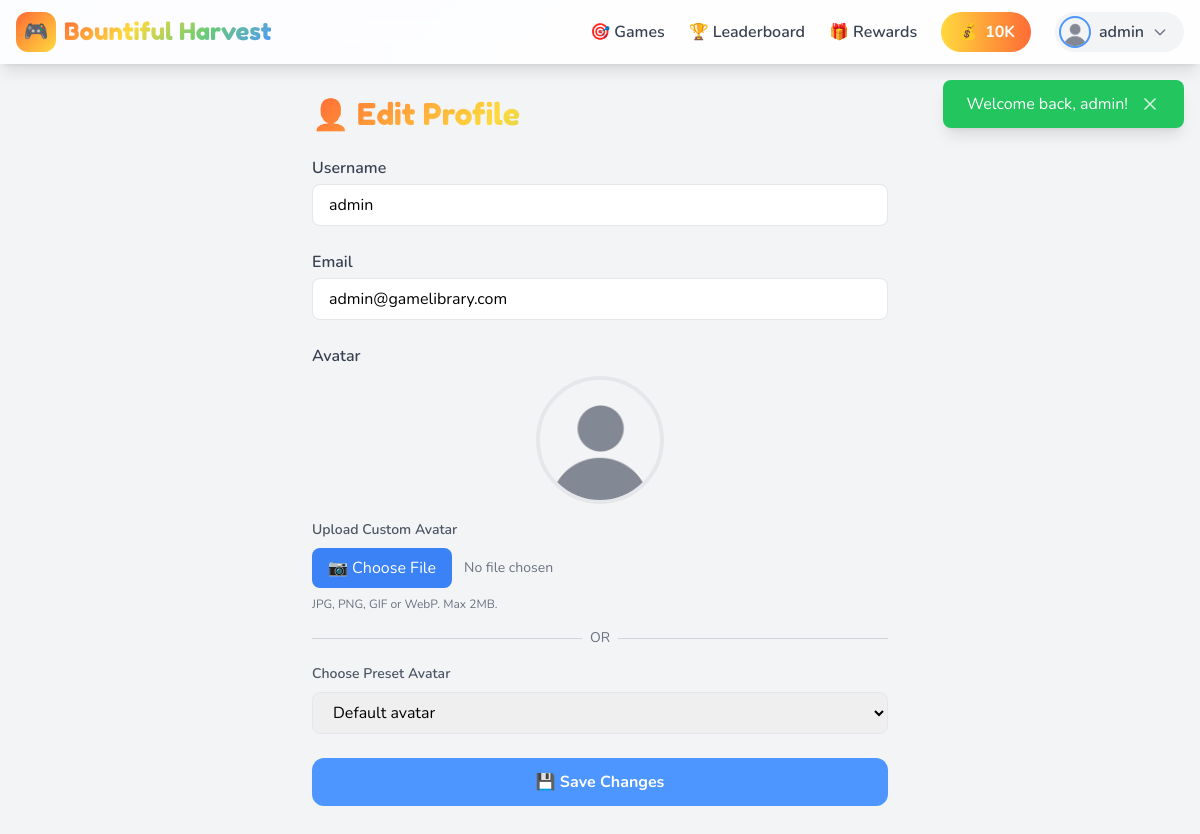
Page /profile/edit.php (signed in) on the committed database.
### tables this page shows
CREATE TABLE `wallet` (
  `id` int(10) UNSIGNED NOT NULL,
  `user_id` int(10) UNSIGNED NOT NULL,
  `balance` int(10) UNSIGNED DEFAULT 0,
  `total_earned` int(10) UNSIGNED DEFAULT 0,
  `total_spent` int(10) UNSIGNED DEFAULT 0,
  `last_transaction_at` timestamp NULL DEFAULT NULL,
  `created_at` timestamp NOT NULL DEFAULT current_timestamp(),
  `updated_at` timestamp NOT NULL DEFAULT current_timestamp() ON UPDATE current_timestamp()
);

CREATE TABLE `users` (
  `id` int(10) UNSIGNED NOT NULL,
  `username` varchar(50) NOT NULL,
  `email` varchar(100) NOT NULL,
  `password` varchar(255) NOT NULL,
  `role` enum('player','admin') DEFAULT 'player',
  `avatar` varchar(255) DEFAULT 'default-avatar.png',
  `status` enum('active','banned','suspended') DEFAULT 'active',
  `email_verified_at` timestamp NULL DEFAULT NULL,
  `remember_token` varchar(100) DEFAULT NULL,
  `last_login` timestamp NULL DEFAULT NULL,
  `login_attempts` int(10) UNSIGNED DEFAULT 0,
  `locked_until` timestamp NULL DEFAULT NULL,
  `created_at` timestamp NOT NULL DEFAULT current_timestamp(),
  `updated_at` timestamp NOT NULL DEFAULT current_timestamp() ON UPDATE current_timestamp()
);

### includes/functions.php (called while the page is built, shortened)
<?php
function baseUrl(string $path = ''): string {
    return rtrim(APP_URL, '/') . '/' . ltrim($path, '/');
}
function asset(string $path): string {
    return baseUrl('assets/' . ltrim($path, '/'));
}
function e(string $string): string {
    return htmlspecialchars($string, ENT_QUOTES, 'UTF-8');
}
function formatNumber(int $number): string {
    if ($number >= 1000) {
        return round($number / 1000, 1) . 'K';
    }
    return (string) $number;
}

### includes/auth.php (called while the page is built, shortened)
<?php
class Auth {
    private static ?array $user = null;
    public static function check(): bool {
        if (isset($_SESSION['user_id'])) {
            return true;
        }
        return false;
    }
    public static function user(): ?array {
        if (self::$user === null) {
            self::$user = Database::fetch(
                "SELECT u.*, w.balance as wallet_balance
                 FROM users u
                 LEFT JOIN wallet w ON u.id = w.user_id
                 WHERE u.id = ?",
                [$_SESSION['user_id']]
            );
        }
        return self::$user;
    }
}

### includes/database.php (called while the page is built, shortened)
<?php
class Database {
    private static ?PDO $instance = null;
    public static function getConnection(): PDO {
        if (self::$instance === null) {
            try {
                $dsn = sprintf(
                    "mysql:host=%s;dbname=%s;charset=%s",
                    DB_HOST,
                    DB_NAME,
                    DB_CHARSET
                );
                $options = [
                    PDO::ATTR_ERRMODE => PDO::ERRMODE_EXCEPTION,
                    PDO::ATTR_DEFAULT_FETCH_MODE => PDO::FETCH_ASSOC,
                    PDO::ATTR_EMULATE_PREPARES => false,
                    PDO::MYSQL_ATTR_INIT_COMMAND => "SET NAMES utf8mb4 COLLATE utf8mb4_unicode_ci"
                ];
                self::$instance = new PDO($dsn, DB_USER, DB_PASS, $options);
            } catch (PDOException $e) {
                if (APP_DEBUG) {
                    die("Database Connection Error: " . $e->getMessage());
                } else {
                    error_log("Database Connection Error: " . $e->getMessage());
                    die("A database error occurred. Please try again later.");
                }
            }
        }
        return self::$instance;
    }
    public static function db(): PDO {
        return self::getConnection();
    }
    public static function query(string $sql, array $params = []): PDOStatement {
        $stmt = self::db()->prepare($sql);
        $stmt->execute($params);
        return $stmt;
    }
    public static function fetch(string $sql, array $params = []): ?array {
        $result = self::query($sql, $params)->fetch();
        return $result ?: null;
    }
}

### profile/edit.php (the view, shortened to what this page needs)
<?php
require_once __DIR__.'/../includes/header.php';
$user = Auth::user();
?>
<div class="min-h-screen py-8 px-4 bg-gray-100">
    <div class="max-w-xl mx-auto">
        <h1 class="font-game text-3xl mb-6 gradient-text">👤 Edit Profile</h1>
        <form method="POST" enctype="multipart/form-data" class="space-y-6">
            <div>
                <label class="font-semibold text-gray-700 block mb-1">Username</label>
                <input type="text" name="username" required value="<?= e($user['username']) ?>"
                    pattern="[a-zA-Z0-9_]{3,20}"
                    title="3-20 characters, letters, numbers, and underscores only"
                    class="w-full px-4 py-2 border rounded-lg focus:border-blue-500 outline-none">
            </div>
            <div>
                <label class="font-semibold text-gray-700 block mb-1">Email</label>
                <input type="email" name="email" required value="<?= e($user['email']) ?>"
                    class="w-full px-4 py-2 border rounded-lg focus:border-blue-500 outline-none">
            </div>
            <div>
                <label class="font-semibold text-gray-700 block mb-2">Avatar</label>
                <div class="text-center mb-4">
                    <img src="<?= baseUrl('/assets/images/avatars/' . ($user['avatar'] ?? 'default-avatar.png')) ?>"
                         alt="Current Avatar"
                         id="avatarPreview"
                         class="w-32 h-32 rounded-full object-cover mx-auto mb-4 border-4 border-gray-200"
                         onerror="this.src='<?= baseUrl('/assets/images/avatars/default-avatar.png') ?>'">
                </div>
                <div class="mb-4">
                    <label class="block text-sm font-semibold text-gray-600 mb-2">Upload Custom Avatar</label>
                    <div class="flex items-center gap-3">
                        <label class="cursor-pointer bg-blue-500 text-white px-4 py-2 rounded-lg hover:bg-blue-600 inline-block transition-colors">
                            📷 Choose File
                        </label>
                        <span id="fileName" class="text-sm text-gray-500">No file chosen</span>
                    </div>
                    <p class="text-xs text-gray-500 mt-2">JPG, PNG, GIF or WebP. Max 2MB.</p>
                </div>
                <div class="relative my-4">
                    <div class="absolute inset-0 flex items-center">
                    </div>
                    <div class="relative flex justify-center text-sm">
                        <span class="px-2 bg-gray-100 text-gray-500">OR</span>
                    </div>
                </div>
                <div>
                    <label class="block text-sm font-semibold text-gray-600 mb-2">Choose Preset Avatar</label>
                    <select name="avatar_preset"
                            class="w-full px-4 py-2 border rounded-lg focus:border-blue-500 outline-none"
                            onchange="selectPresetAvatar(this)">
                        <?php
                        $avatars = glob(__DIR__.'/../assets/images/avatars/*.png');
                        foreach ($avatars as $path):
                            $fname = basename($path);
                        ?>
                            <option value="<?= $fname ?>" <?= $user['avatar'] === $fname ? 'selected' : '' ?>>
                                <?= ucfirst(str_replace(['-', '.png'], [' ', ''], $fname)) ?>
                            </option>
                        <?php endforeach; ?>
                    </select>
                </div>
            </div>
            <button type="submit" class="w-full bg-friv-blue text-white font-bold py-3 rounded-xl hover:bg-blue-700 transition-colors">
                💾 Save Changes
            </button>
        </form>
    </div>
</div>
<?php require_once __DIR__.'/../includes/footer.php'; ?>

### includes/navbar.php (shortened to what this page needs)
<nav class="fixed top-0 left-0 right-0 z-40 bg-white/90 backdrop-blur-md shadow-lg">
    <div class="max-w-7xl mx-auto px-4">
        <div class="flex items-center justify-between h-16">
            <a href="<?= baseUrl() ?>" class="flex items-center gap-2 group">
                <div class="w-10 h-10 bg-gradient-to-br from-friv-orange to-friv-yellow rounded-xl flex items-center justify-center transform group-hover:rotate-12 transition-transform">
                    <span class="text-white text-xl">🎮</span>
                </div>
                <span class="font-game text-2xl gradient-text hidden sm:block"><?= APP_NAME ?></span>
            </a>
            <div class="hidden md:flex items-center gap-6">
                <a href="<?= baseUrl('/games/') ?>" class="text-gray-700 hover:text-friv-orange font-semibold transition-colors flex items-center gap-1">
                    <span>🎯</span> Games
                </a>
                <a href="<?= baseUrl('/leaderboard/') ?>" class="text-gray-700 hover:text-friv-orange font-semibold transition-colors flex items-center gap-1">
                    <span>🏆</span> Leaderboard
                </a>
                <a href="<?= baseUrl('/rewards/') ?>" class="text-gray-700 hover:text-friv-orange font-semibold transition-colors flex items-center gap-1">
                    <span>🎁</span> Rewards
                </a>
                <?php if ($isLoggedIn): ?>
                    <div class="bg-gradient-to-r from-friv-yellow to-friv-orange text-white px-4 py-2 rounded-full font-bold flex items-center gap-2">
                        <span>💰</span>
                        <span id="navbar-balance"><?= formatNumber($currentUser['wallet_balance'] ?? 0) ?></span>
                    </div>
                    <div class="relative" x-data="{ open: false }">
                        <button @click="open = !open" class="flex items-center gap-2 bg-gray-100 hover:bg-gray-200 rounded-full pl-1 pr-4 py-1 transition-colors">
                            <img src="<?= asset('images/avatars/' . ($currentUser['avatar'] ?? 'default-avatar.png')) ?>"
                                 alt="Avatar"
                                 class="w-8 h-8 rounded-full object-cover border-2 border-friv-blue">
                            <span class="font-semibold text-gray-700"><?= e($currentUser['username']) ?></span>
                            <svg class="w-4 h-4 text-gray-500" fill="none" stroke="currentColor" viewBox="0 0 24 24">
                                <path stroke-linecap="round" stroke-linejoin="round" stroke-width="2" d="M19 9l-7 7-7-7"></path>
                            </svg>
                        </button>
                    </div>
                <?php endif; ?>
            </div>
        </div>
    </div>
</nav>

### includes/header.php (style rules this page uses)
body { font-family: 'Nunito', sans-serif; }
.font-game { font-family: 'Fredoka One', cursive; }
.gradient-text { background: linear-gradient(135deg, #FF6B35, #FFD93D, #6BCB77, #4D96FF); -webkit-background-clip: text; -webkit-text-fill-color: transparent; background-clip: text; }

### rows in the picture
wallet: balance "10K", user.avatar (placeholder picture), user.username "admin", username "admin", email "admin@gamelibrary.com"
users: avatar_preset "Default avatar"

### other values in the picture
APP_NAME "Bountiful Harvest"
$message "Welcome back, admin!"
